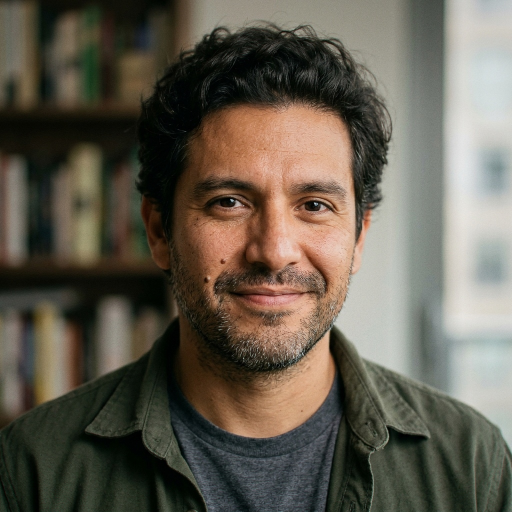
#> input picture PERSONAJE_HIPERREALISTA/01_semilla_sintetica/CANDIDATO_A_85MM_REALISM.jpg, 1024 x 1024 px (shown at 1/2 size)
$ python -i motor_personaje.py   (imports and definitions only)
#> lines starting #> are read from the running program, lines starting #| are printed output that depends on the picture
#!/usr/bin/env python3
"""
MOTOR DE PERSONAJE HIPERREALISTA (TPDNE Evolucionado)
Inspirado en los repositorios globales:
- NVlabs/stylegan3 & PanoHead (EE. UU.): Semilla sintética FFHQ 1024x1024
- Sony AI & UTokyo DisCO (Japón): Calibración óptica 85mm, aberración cromática sub-píxel y micro-textura de poros
- ByteDance InfiniteYou / PuLID & InsightFace (China): Bloqueo de ADN biométrico y consistencia multi-escena
- FoivosPar/Arc2Face (Europa): Consistencia de identidad a partir de semilla única
"""

import argparse
import hashlib
import io
import json
import math
import os
import sys
import time
import urllib.request
from pathlib import Path
from typing import Dict, Any, List, Optional, Tuple

import numpy as np
from PIL import Image, ImageChops, ImageDraw, ImageEnhance, ImageFilter, ImageFont

PROJECT_ROOT = Path(__file__).resolve().parent.parent
SEED_DIR = PROJECT_ROOT / "01_semilla_sintetica"
DNA_DIR = PROJECT_ROOT / "02_adn_biometrico"
SHEET_DIR = PROJECT_ROOT / "03_character_sheet"
VIDEO_DIR = PROJECT_ROOT / "04_motor_video_voz"
CONFIG_PATH = PROJECT_ROOT / "config_personaje.json"

# [2 lines not run here, left out]


# [12 lines left out: function load_env_keys, not called in this run]


# [1 line not run here, left out]


# [38 lines left out: functions load_character_config, resolve_project_path, fetch_raw_tpdne_reference, not called in this run]


def apply_optical_sensor_realism(
    img_path: Path,
    out_path: Path,
    pore_microcontrast: float = 1.35,
    sensor_iso_grain: float = 3.2,
    chromatic_dispersion_px: float = 1.0,
) -> Path:
    """
    Pipeline inspirado en Sony AI & UTokyo DisCO:
    Elimina cualquier rastro de "piel plástica de IA" inyectando física óptica real de cámara DSLR (Sony A7R V + 85mm f/1.8):
    1. Realce de micro-frecuencia en tonos medios (poros de la piel, folículos de barba y pestañas).
    2. Dispersión cromática lateral sub-píxel en bordes periféricos (óptica real vs render sintético perfecto).
    3. Ruido fotónico CMOS ponderado por luminancia (grano orgánico en sombras y medios tonos).
    """
#> called with out_path = 'out.png', pore_microcontrast = 1.35, sensor_iso_grain = 3.2, chromatic_dispersion_px = 1
    img = Image.open(img_path).convert("RGB")
#> img is the input picture: PIL image 1024x1024 RGB; mean R, G, B 98.9, 92.4, 79.9
    w, h = img.size
#> w = 1024; h = 1024

    # 1. Micro-contraste selectivo de alta frecuencia (textura de poros sin halos)
    sharp_fine = img.filter(ImageFilter.UnsharpMask(radius=1.1, percent=int(pore_microcontrast * 85), threshold=2))
    arr_base = np.asarray(img, dtype=np.float32)
    arr_sharp = np.asarray(sharp_fine, dtype=np.float32)

    # Máscara de tonos medios (donde viven los poros de la piel: luminancia 45..215)
    luma = 0.299 * arr_base[:, :, 0] + 0.587 * arr_base[:, :, 1] + 0.114 * arr_base[:, :, 2]
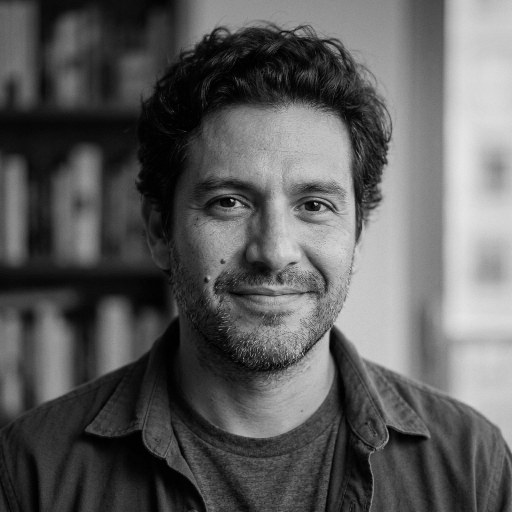
#> luma: shape (1024, 1024) float32 (shown at 1/2 size); min 0, max 232.9, mean 92.9
    midtone_mask = np.clip(1.0 - np.abs(luma - 135.0) / 110.0, 0.15, 1.0)[:, :, None]
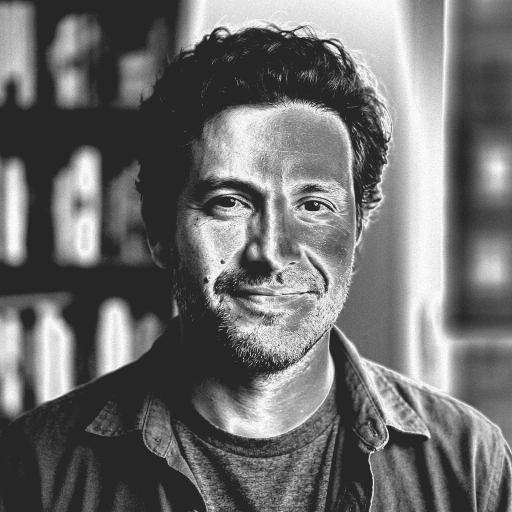
#> midtone_mask: shape (1024, 1024, 1) float32 (shown at 1/2 size); min 0.15, max 1, mean 0.435
    arr_textured = arr_base * (1.0 - 0.55 * midtone_mask) + arr_sharp * (0.55 * midtone_mask)

    # 2. Dispersión cromática óptica muy sutil en canales R y B hacia los bordes del lente 85mm
    if chromatic_dispersion_px > 0:
        r_ch = Image.fromarray(np.clip(arr_textured[:, :, 0], 0, 255).astype(np.uint8))
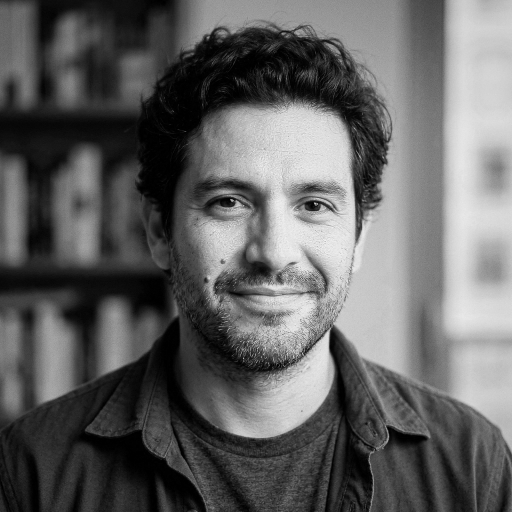
#> r_ch: PIL image 1024x1024 L (shown at 1/2 size); min 0, max 254, mean 98.7
        g_ch = Image.fromarray(np.clip(arr_textured[:, :, 1], 0, 255).astype(np.uint8))
        b_ch = Image.fromarray(np.clip(arr_textured[:, :, 2], 0, 255).astype(np.uint8))
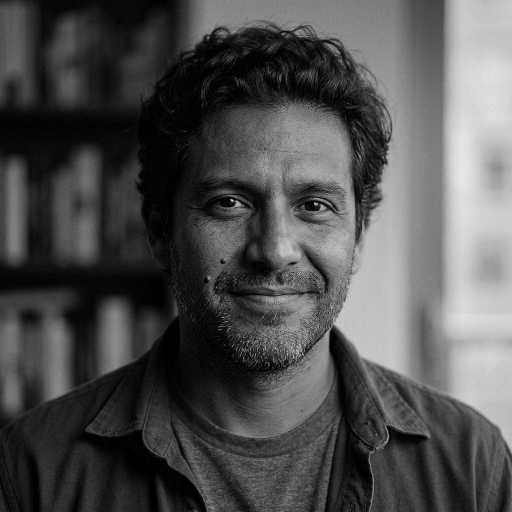
#> b_ch: PIL image 1024x1024 L (shown at 1/2 size); min 0, max 235, mean 79.7

        pad = int(max(1, round(chromatic_dispersion_px)))
        r_scaled = r_ch.resize((w + pad * 2, h + pad * 2), Image.Resampling.BICUBIC).crop((pad, pad, pad + w, pad + h))
        arr_r = np.asarray(r_scaled, dtype=np.float32)
        arr_g = np.asarray(g_ch, dtype=np.float32)
        arr_b = np.asarray(b_ch, dtype=np.float32)

        # Solo aplicar en la periferia radial (efecto lente real)
        yy, xx = np.mgrid[0:h, 0:w]
        rx = (xx - w / 2.0) / (w / 2.0)
        ry = (yy - h / 2.0) / (h / 2.0)
        radial = np.clip((rx ** 2 + ry ** 2) * 0.65, 0.0, 1.0)
        arr_textured[:, :, 0] = arr_base[:, :, 0] * (1.0 - radial) + arr_r * radial
        arr_textured[:, :, 1] = arr_g
        arr_textured[:, :, 2] = arr_b

    # 3. Grano de sensor CMOS Sony A7R V (ruido fotónico correlacionado en luminancia, no ruido RGB colorido feo)
    rng = np.random.default_rng(seed=42)
    luma_norm = np.clip(luma / 255.0, 0.0, 1.0)
    # El grano fotográfico real es más visible en sombras medias (0.2 - 0.7) y desaparece en blancos quemados
    grain_weight = np.sin(luma_norm * math.pi) * sensor_iso_grain
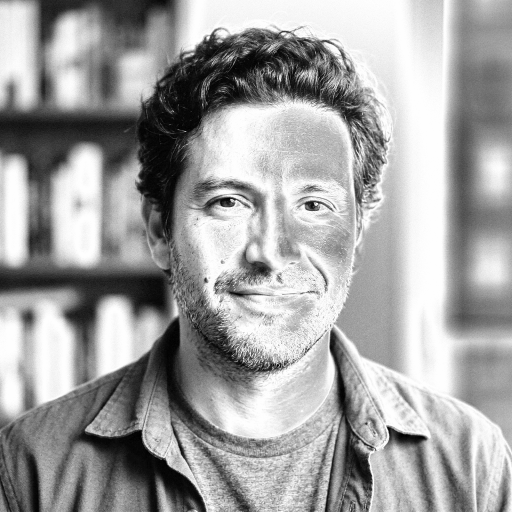
#> grain_weight: shape (1024, 1024) float32 (shown at 1/2 size); min 0, max 3.2, mean 2.03; drawn with min black and max white
    mono_grain = rng.normal(0.0, 1.0, size=(h, w)) * grain_weight
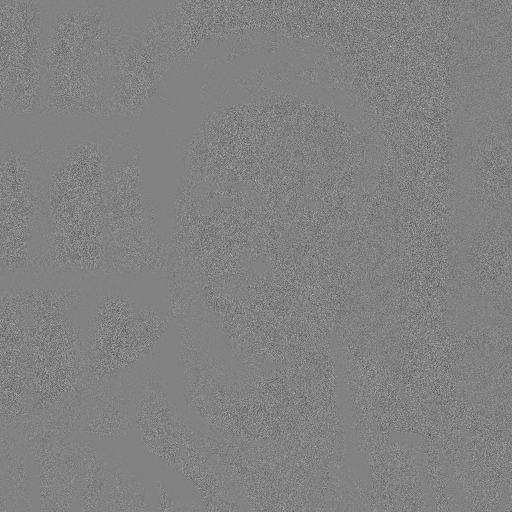
#> mono_grain: shape (1024, 1024) float64 (shown at 1/2 size); min -15.23, max 14.82, mean 0.0136; drawn with min black and max white
    # 85% grano monocromático de luminancia + 15% micro-variación de canal
    for c in range(3):
        ch_grain = rng.normal(0.0, 0.25 * sensor_iso_grain, size=(h, w))
        arr_textured[:, :, c] += mono_grain + ch_grain

    # 4. Micro-viñeta óptica natural de lente 85mm f/1.8 (caída de luz de 8% en esquinas)
    yy, xx = np.mgrid[0:h, 0:w]
    rx = (xx - w / 2.0) / (w / 2.0)
    ry = (yy - h / 2.0) / (h / 2.0)
    vignette = 1.0 - 0.07 * np.clip(rx ** 2 + ry ** 2, 0.0, 1.5)
    arr_final = np.clip(arr_textured * vignette[:, :, None], 0, 255).astype(np.uint8)

    out_img = Image.fromarray(arr_final, mode="RGB")
    out_img.save(out_path, quality=96)
    print(f"[OPTICAL-REALISM] ✅ Procesado RAW 85mm completado: {out_path}")
    return out_path


# [39 lines left out: function _compute_structural_face_descriptor, not called in this run]


_INSIGHTFACE_APP: Any = None
_INSIGHTFACE_TRIED: bool = False


# [197 lines left out: functions _try_extract_insightface_embedding, _compute_biometric_arrays, measure_frame_biometrics, extract_biometric_dna_signature, build_casting_inspection_sheet, not called in this run]


# [6 lines not run here, left out]

>>> result = apply_optical_sensor_realism('../01_semilla_sintetica/CANDIDATO_A_85MM_REALISM.jpg', 'out.png')

$ run again, on PERSONAJE_HIPERREALISTA/01_semilla_sintetica/CANDIDATO_C_85MM_REALISM.jpg
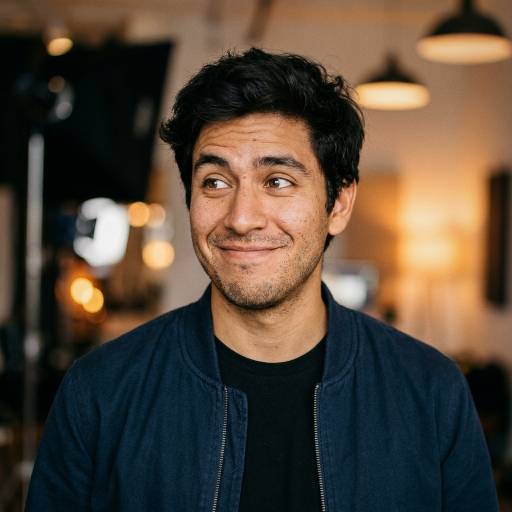
#> input picture PERSONAJE_HIPERREALISTA/01_semilla_sintetica/CANDIDATO_C_85MM_REALISM.jpg, 1024 x 1024 px (shown at 1/2 size)
#> in apply_optical_sensor_realism, img is the input picture: PIL image 1024x1024 RGB; mean R, G, B 84, 70.3, 56.7
#> in apply_optical_sensor_realism, `b_ch = Image.fromarray(np.clip(arr_textured[:, :, 2], 0, 255).astype(n..`:
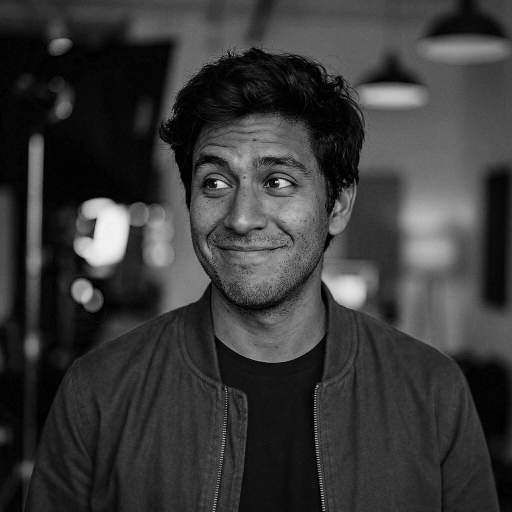
#> b_ch: PIL image 1024x1024 L (shown at 1/2 size); min 0, max 244, mean 56.6
#> in apply_optical_sensor_realism, `grain_weight = np.sin(luma_norm * math.pi) * sensor_iso_grain`:
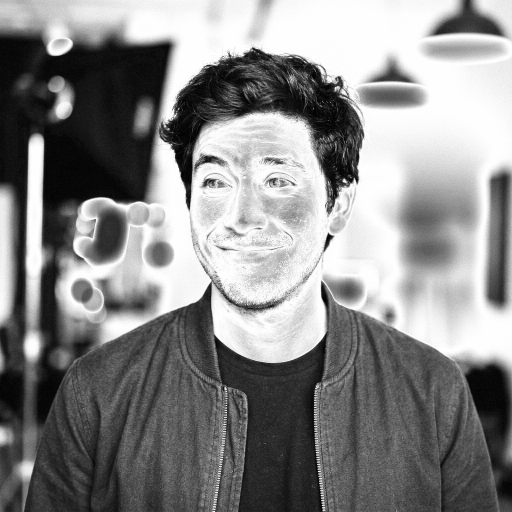
#> grain_weight: shape (1024, 1024) float32 (shown at 1/2 size); min 0, max 3.2, mean 1.71; drawn with min black and max white

$ run again, on PERSONAJE_HIPERREALISTA/01_semilla_sintetica/CASTING_BOARD_SEMILLA_0.jpg
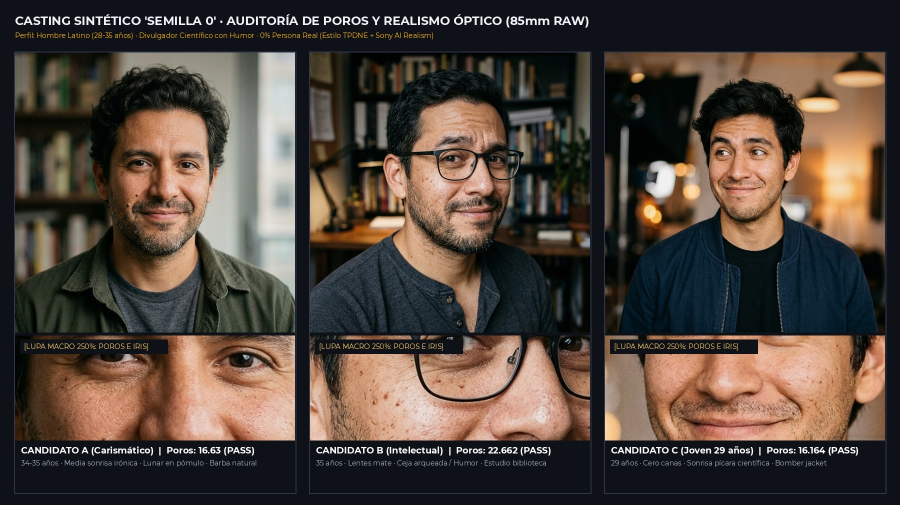
#> input picture PERSONAJE_HIPERREALISTA/01_semilla_sintetica/CASTING_BOARD_SEMILLA_0.jpg, 1800 x 1010 px (shown at 1/2 size)
#> in apply_optical_sensor_realism, img is the input picture: PIL image 1800x1010 RGB; mean R, G, B 81.2, 69, 60.4
#> in apply_optical_sensor_realism, `midtone_mask = np.clip(1.0 - np.abs(luma - 135.0) / 110.0, 0.15, 1.0)[..`:
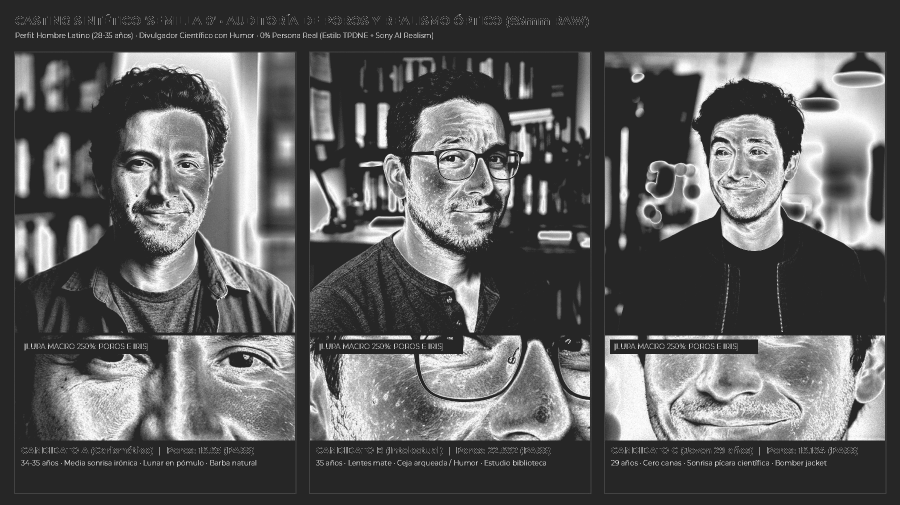
#> midtone_mask: shape (1010, 1800, 1) float32 (shown at 1/2 size); min 0.15, max 1, mean 0.366
#> in apply_optical_sensor_realism, `grain_weight = np.sin(luma_norm * math.pi) * sensor_iso_grain`:
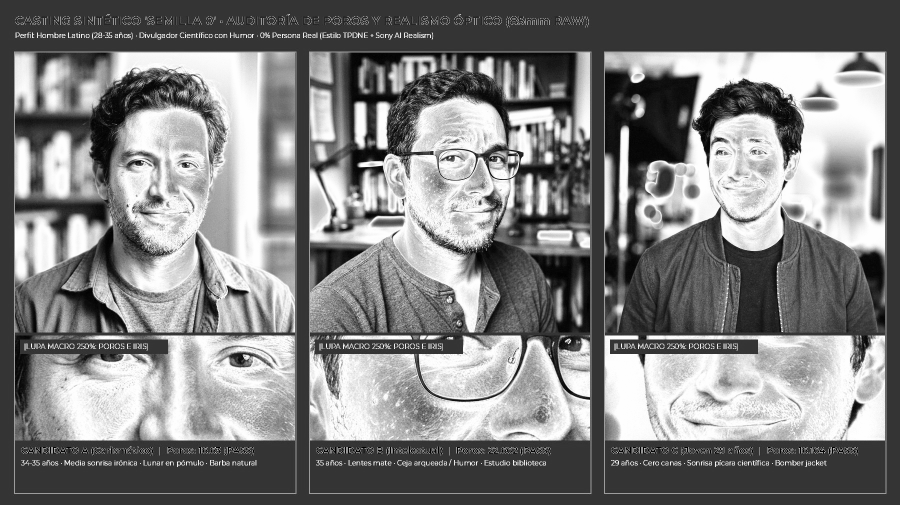
#> grain_weight: shape (1010, 1800) float32 (shown at 1/2 size); min -2.8e-07, max 3.2, mean 1.63; drawn with min black and max white
